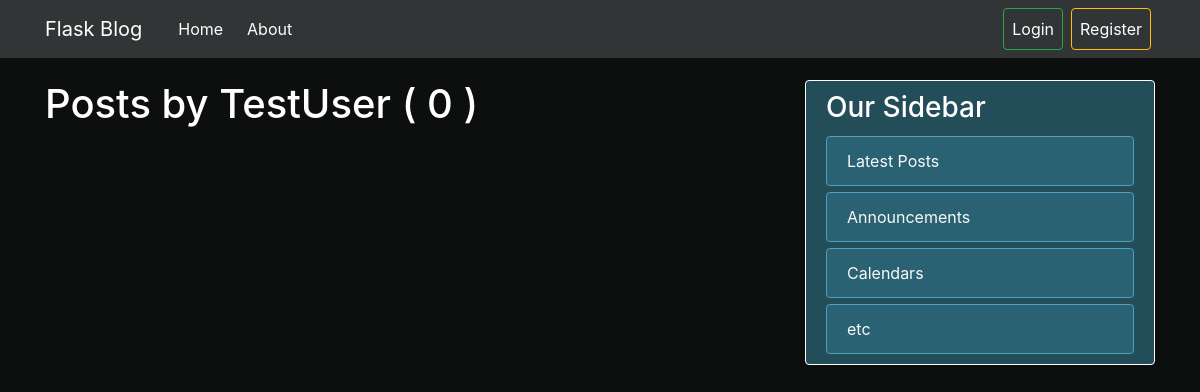
The page /user/TestUser on the database as committed earlier.
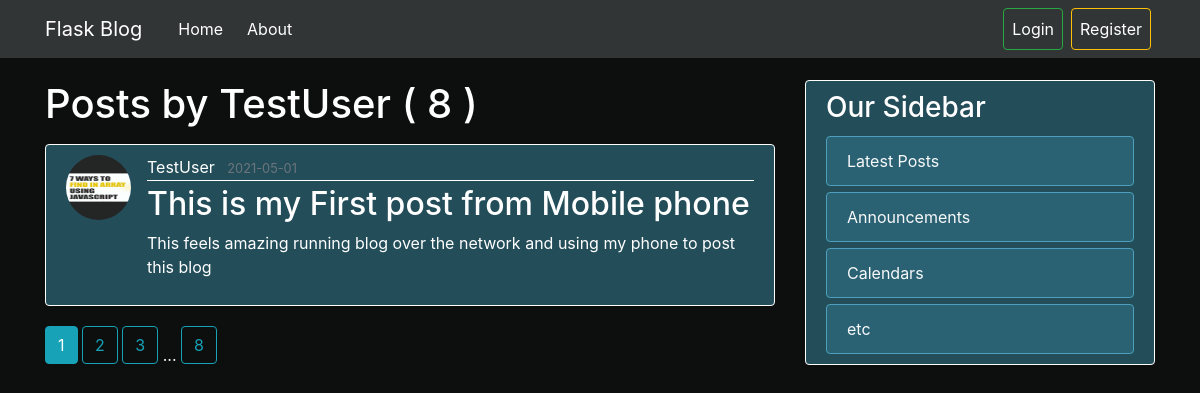
The same page on the database as committed later.
### flaskblog/models.py (models this page shows, shortened)
class Post(db.Model):
     id = db.Column(db.Integer, primary_key=True)
     title = db.Column(db.String(100), nullable=False)
     date_posted = db.Column(db.DateTime, nullable=False, default=datetime.utcnow)
     content = db.Column(db.Text, nullable=False)
     user_id = db.Column(db.Integer, db.ForeignKey('user.id'), nullable=False)

class User(db.Model, UserMixin):
    id = db.Column(db.Integer, primary_key=True)
    username = db.Column(db.String(20), unique=True, nullable=False)
    email = db.Column(db.String(120), unique=True, nullable=False)
    image_file = db.Column(db.String(20), nullable=False, default='default.jpg')
    password = db.Column(db.String(60), nullable=False)
    posts = db.relationship('Post', backref='author', lazy=True)

### flaskblog/users/routes.py (the view)
@users.route("/user/<string:username>")
def user_posts(username):
    page = request.args.get('page', 1, type=int)
    user=User.query.filter_by(username=username).first_or_404()
    posts=Post.query.filter_by(author=user).order_by(Post.date_posted.desc()).paginate(page=page, per_page=1)
    return render_template("user_posts.html", posts=posts, user=user)

### flaskblog/templates/user_posts.html
{% extends "layout.html" %}
{% block content %}
    <h1 class="mb-3" >Posts by {{ user.username }} ( {{ posts.total }} )</h1>
  {% for post in posts.items %}
  <article class="media content-section">
    <img class="rounded-circle article-img" src="{{ url_for('static', filename='profile_pics/' + post.author.image_file) }}" alt="">
    <div class="media-body">
      <div class="article-metadata">
        <a class="mr-2" href="{{ url_for('users.user_posts', username=post.author.username)}}">{{ post.author.username }}</a>
        <small class="text-muted">{{ post.date_posted.strftime('%Y-%m-%d') }}</small>
      </div>
      <h2><a class="article-title" href="{{ url_for('posts.post', post_id=post.id) }}">{{ post.title }}</a></h2>
      <p class="article-content">{{ post.content }}</p>
    </div>
  </article>
  {% endfor %}
  {% for page_num in posts.iter_pages(left_edge=1, right_edge=1, left_current=1, right_current=2) %}
    {% if page_num %}
      {% if posts.page == page_num %}
        <a class="btn btn-info mb-4" href="{{ url_for('users.user_posts', username=user.username, page=page_num) }}">{{ page_num }}</a>
      {% else %}
        <a class="btn btn-outline-info mb-4" href="{{ url_for('users.user_posts', username=user.username, page=page_num) }}">{{ page_num }}</a>
      {% endif %}
    {% else %}
    ...
    {% endif %}
  {% endfor %}
{% endblock content%}

Rows that differ between the two databases and show on the page:
added Post: image_file (picture), author.username "TestUser", date_posted "2021-05-01", title "This is my First post from Mobile phone", content "This feels amazing running blog over the network and using my phone to post this blog"
Other text that changed with them:
{{ posts.total }}: "0" → "8"
new list line: "1"
new list line: "2"
new list line: "3"
new list line: "8"
